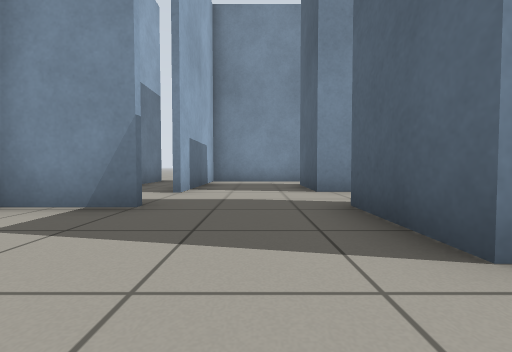
view 1 (above)

12 first-person views from a walk through a Gazebo world. The camera is 0.5 m above the floor, tilts 2° down and sees 90° across. The floor is counted in squares, 1 m on a side. Each view is taken from the middle of a square. On the plan, view 1 faces up. The plan holds only what a view shows up to about 9 squares ahead; the rest is blank.

view 2
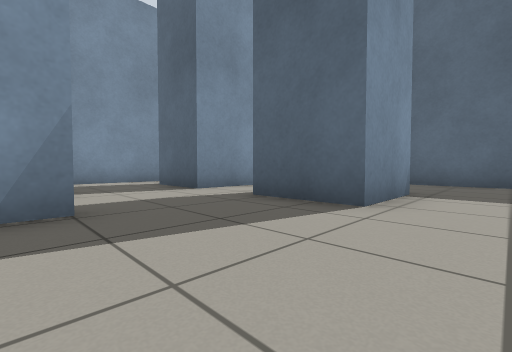

view 3
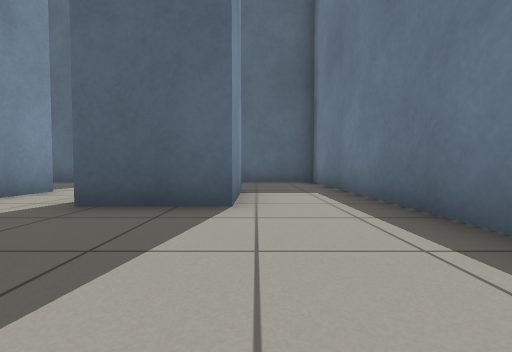

view 4
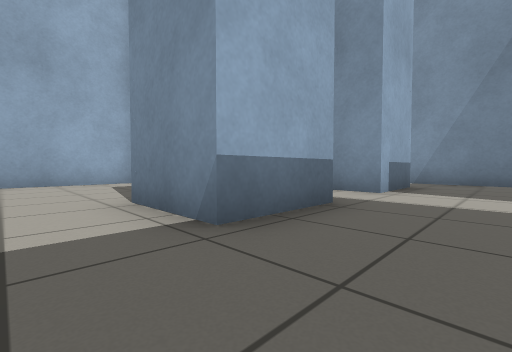

view 5
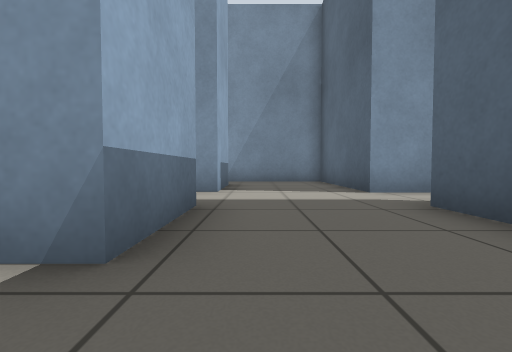

view 6
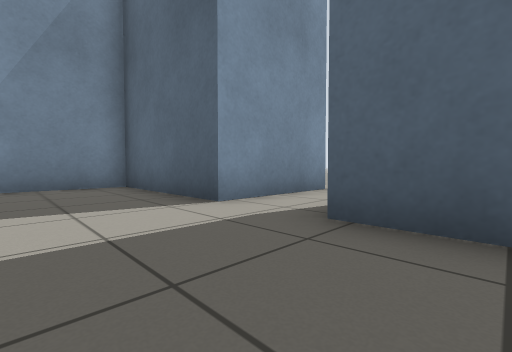

view 7
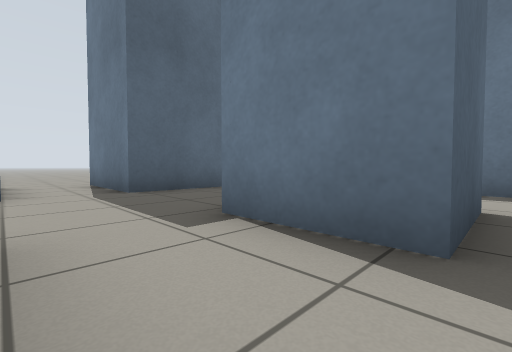

view 8
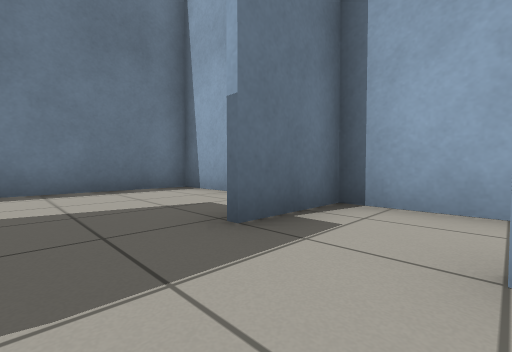

view 9
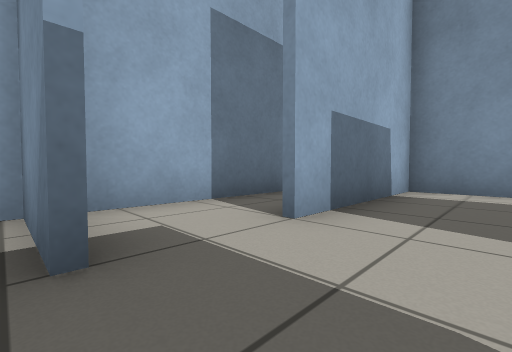

view 10
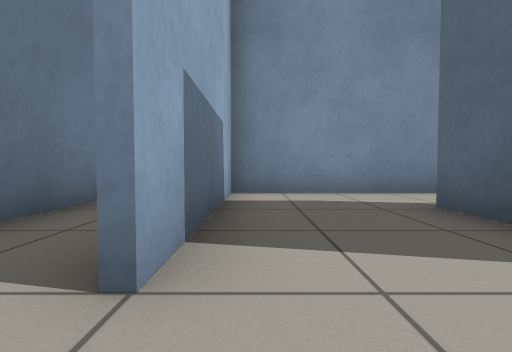

view 11
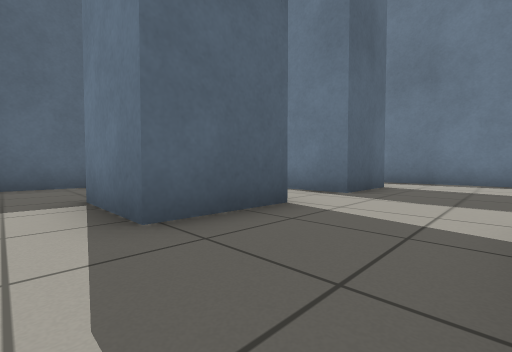

view 12
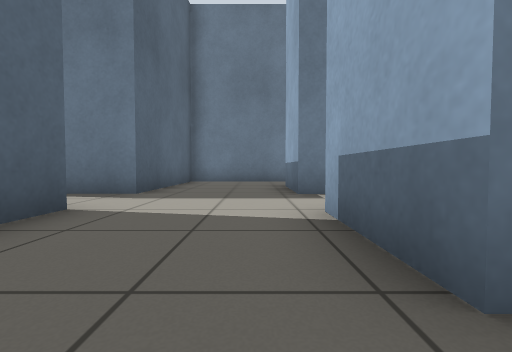

### Floor plan
Ten units are one square. View 1 is at (0, 0); x grows to the right and y downward. Boxes are objects, and circles mark ways between rooms. Rooms are numbered by the first view taken in them; rooms with no view inside come last. Other rooms are left out.
<svg viewBox="-39 -95 144 109">
<path fill="none" stroke="#000" d="M-14 -31 -34 -31M-34 -33 -14 -33M32 -13 12 -13 12 -33 32 -33M32 -50 12 -50 12 -71 32 -71M35 -88 -15 -88 -15 -50M-33 -90 -33 9 62 9 62 -16M32 -33 32 -13M32 -71 32 -50M62 -16 62 -33 93 -33M92 -50 62 -50 62 -88 35 -88"/>
<circle cx="40" cy="-40" r="3" fill="#2a7"/>
<circle cx="40" cy="-80" r="3" fill="#2a7"/>
<circle cx="45" cy="-25" r="3" fill="#2a7"/>
<text x="0" y="-30">1</text>
<text x="50" y="-50">2</text>
</svg>
Room 1 opens to room 2.

Where each view was taken, in squares from view 1:
view 1: 0 up, 0 right, facing up
view 2: 0 up, 2 left, facing up-right
view 3: 1 up, 2 left, facing right
view 4: 0 up, 5 right, facing up-left
view 5: 0 up, 4 right, facing up
view 6: 2 up, 4 right, facing up-right
view 7: 5 up, 1 right, facing down-right
view 8: 5 up, 0 right, facing down-left
view 9: 3 up, 0 right, facing up-left
view 10: 4 up, 1 left, facing up
view 11: 8 up, 1 left, facing down-right
view 12: 8 up, 4 right, facing down
